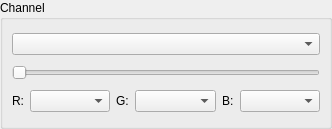
<?xml version="1.0" encoding="UTF-8"?>
<ui version="4.0">
 <class>ChannelWidget</class>
 <widget class="QWidget" name="ChannelWidget">
  <property name="geometry">
   <rect>
    <x>0</x>
    <y>0</y>
    <width>332</width>
    <height>129</height>
   </rect>
  </property>
  <property name="windowTitle">
   <string>Form</string>
  </property>
  <layout class="QGridLayout" name="gridLayout_2">
   <property name="margin">
    <number>0</number>
   </property>
   <item row="0" column="0">
    <widget class="QGroupBox" name="channelGroupBox">
     <property name="title">
      <string>Channel</string>
     </property>
     <layout class="QGridLayout" name="gridLayout_3">
      <item row="0" column="0">
       <widget class="QComboBox" name="channelComboBox">
        <property name="sizePolicy">
         <sizepolicy hsizetype="Preferred" vsizetype="Fixed">
          <horstretch>0</horstretch>
          <verstretch>0</verstretch>
         </sizepolicy>
        </property>
        <property name="toolTip">
         <string>&lt;html&gt;&lt;head/&gt;&lt;body&gt;&lt;p&gt;channel view for multi channel images, e.g. a separate color channel or RGB&lt;/p&gt;&lt;/body&gt;&lt;/html&gt;</string>
        </property>
       </widget>
      </item>
      <item row="3" column="0">
       <layout class="QHBoxLayout" name="horizontalLayout">
        <item>
         <widget class="QLabel" name="rLabel">
          <property name="toolTip">
           <string>&lt;html&gt;&lt;head/&gt;&lt;body&gt;&lt;p&gt;red color channel for the RGB view&lt;/p&gt;&lt;/body&gt;&lt;/html&gt;</string>
          </property>
          <property name="text">
           <string>R:</string>
          </property>
          <property name="buddy">
           <cstring>rComboBox</cstring>
          </property>
         </widget>
        </item>
        <item>
         <widget class="QComboBox" name="rComboBox">
          <property name="sizePolicy">
           <sizepolicy hsizetype="Expanding" vsizetype="Fixed">
            <horstretch>0</horstretch>
            <verstretch>0</verstretch>
           </sizepolicy>
          </property>
          <property name="toolTip">
           <string>&lt;html&gt;&lt;head/&gt;&lt;body&gt;&lt;p&gt;red color channel for the RGB view&lt;/p&gt;&lt;/body&gt;&lt;/html&gt;</string>
          </property>
         </widget>
        </item>
        <item>
         <widget class="QLabel" name="gLabel">
          <property name="toolTip">
           <string>&lt;html&gt;&lt;head/&gt;&lt;body&gt;&lt;p&gt;green color channel for the RGB view&lt;/p&gt;&lt;/body&gt;&lt;/html&gt;</string>
          </property>
          <property name="text">
           <string>G:</string>
          </property>
          <property name="buddy">
           <cstring>gComboBox</cstring>
          </property>
         </widget>
        </item>
        <item>
         <widget class="QComboBox" name="gComboBox">
          <property name="sizePolicy">
           <sizepolicy hsizetype="Expanding" vsizetype="Fixed">
            <horstretch>0</horstretch>
            <verstretch>0</verstretch>
           </sizepolicy>
          </property>
          <property name="toolTip">
           <string>&lt;html&gt;&lt;head/&gt;&lt;body&gt;&lt;p&gt;green color channel for the RGB view&lt;/p&gt;&lt;/body&gt;&lt;/html&gt;</string>
          </property>
         </widget>
        </item>
        <item>
         <widget class="QLabel" name="bLabel">
          <property name="toolTip">
           <string>&lt;html&gt;&lt;head/&gt;&lt;body&gt;&lt;p&gt;blue color channel for the RGB view&lt;/p&gt;&lt;/body&gt;&lt;/html&gt;</string>
          </property>
          <property name="text">
           <string>B:</string>
          </property>
          <property name="buddy">
           <cstring>bComboBox</cstring>
          </property>
         </widget>
        </item>
        <item>
         <widget class="QComboBox" name="bComboBox">
          <property name="sizePolicy">
           <sizepolicy hsizetype="Expanding" vsizetype="Fixed">
            <horstretch>0</horstretch>
            <verstretch>0</verstretch>
           </sizepolicy>
          </property>
          <property name="toolTip">
           <string>&lt;html&gt;&lt;head/&gt;&lt;body&gt;&lt;p&gt;blue color channel for the RGB view&lt;/p&gt;&lt;/body&gt;&lt;/html&gt;</string>
          </property>
         </widget>
        </item>
       </layout>
      </item>
      <item row="1" column="0">
       <widget class="QSlider" name="channelHorizontalSlider">
        <property name="toolTip">
         <string>&lt;html&gt;&lt;head/&gt;&lt;body&gt;&lt;p&gt;channel view for multi channel images, e.g. a separate color channel or RGB&lt;/p&gt;&lt;/body&gt;&lt;/html&gt;</string>
        </property>
        <property name="orientation">
         <enum>Qt::Horizontal</enum>
        </property>
       </widget>
      </item>
     </layout>
    </widget>
   </item>
  </layout>
 </widget>
 <resources/>
 <connections/>
</ui>
